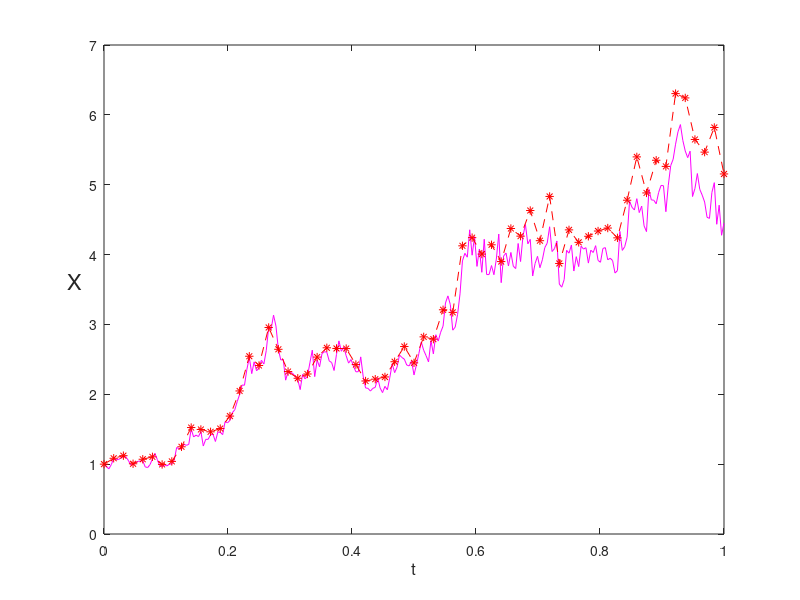

Write MATLAB code to recreate this figure.
%% Euler-Maruyama method on linear SDE
% the SDE is dX = lambda * X * dt + mu*X*dW, X(0)=Xzero
% where lambda = 2, mu = 1, Xzero = 1
% discretized brownian path over [0,1] has dt = 2^(-8)
% EM uses steps R*dt

randn('state',100)
% problem parameters
lambda = 2; mu = 1; Xzero = 1;
T = 1; N = 2^8; dt = T/N;
% brownian increment
dW = sqrt(dt)*randn(1,N);
% discretized brownian path
W = cumsum(dW);

% exact solution for the SDE, vectorial form

Xtrue = Xzero*exp((lambda - 0.5*mu^2)*([dt:dt:T])+ mu*W);

plot([0:dt:T],[Xzero,Xtrue],'m-'), hold on

% let's generate the numerical solution to this problem

R = 4; Dt = R*dt; L = N/R; % L ME steps of size DT

% prelocate the array for efficiency
Xem = zeros(1,L);

% initial X in time (Xtemp) is Xzero
% I am generating them from time = 1 to time = L
Xtemp  = Xzero ;

for j = 1:L
    Winc = sum(dW(R*(j-1)+1:R*j));
    Xtemp = Xtemp + lambda * Xtemp * Dt + mu * Xtemp * Winc;
    Xem(j) = Xtemp;
end

plot([0:Dt:T],[Xzero,Xem],'r--*'), hold off
xlabel('t','FontSize',12)
ylabel('X','FontSize',16,'Rotation',0,'HorizontalAlignment','right')

emerr = abs(Xem(end)-Xtrue(end));







